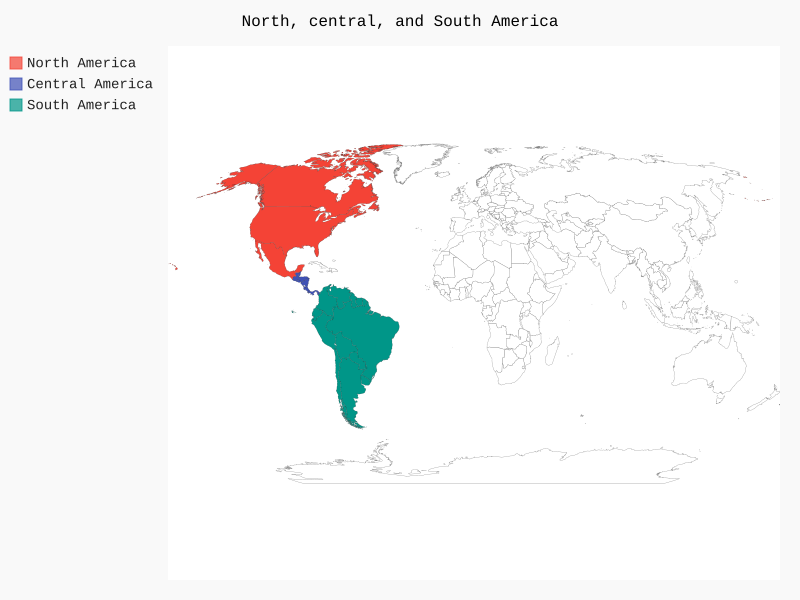

Generate this figure with Python:
import pygal_maps_world.maps

wm = pygal_maps_world.maps.World()
wm.title = 'North, central, and South America'

wm.add("North America", ['ca', 'mx', 'us'])
wm.add("Central America", ['bz', 'cr', 'gt', 'hn', 'ni', 'pa', 'sv'])
wm.add("South America", ['ar', 'bo', 'br', 'cl', 'co', 'ec', 'gf',
                         'gy', 'pe', 'py', 'sr', 'uy', 've'])

wm.render_to_file("americas.svg")
